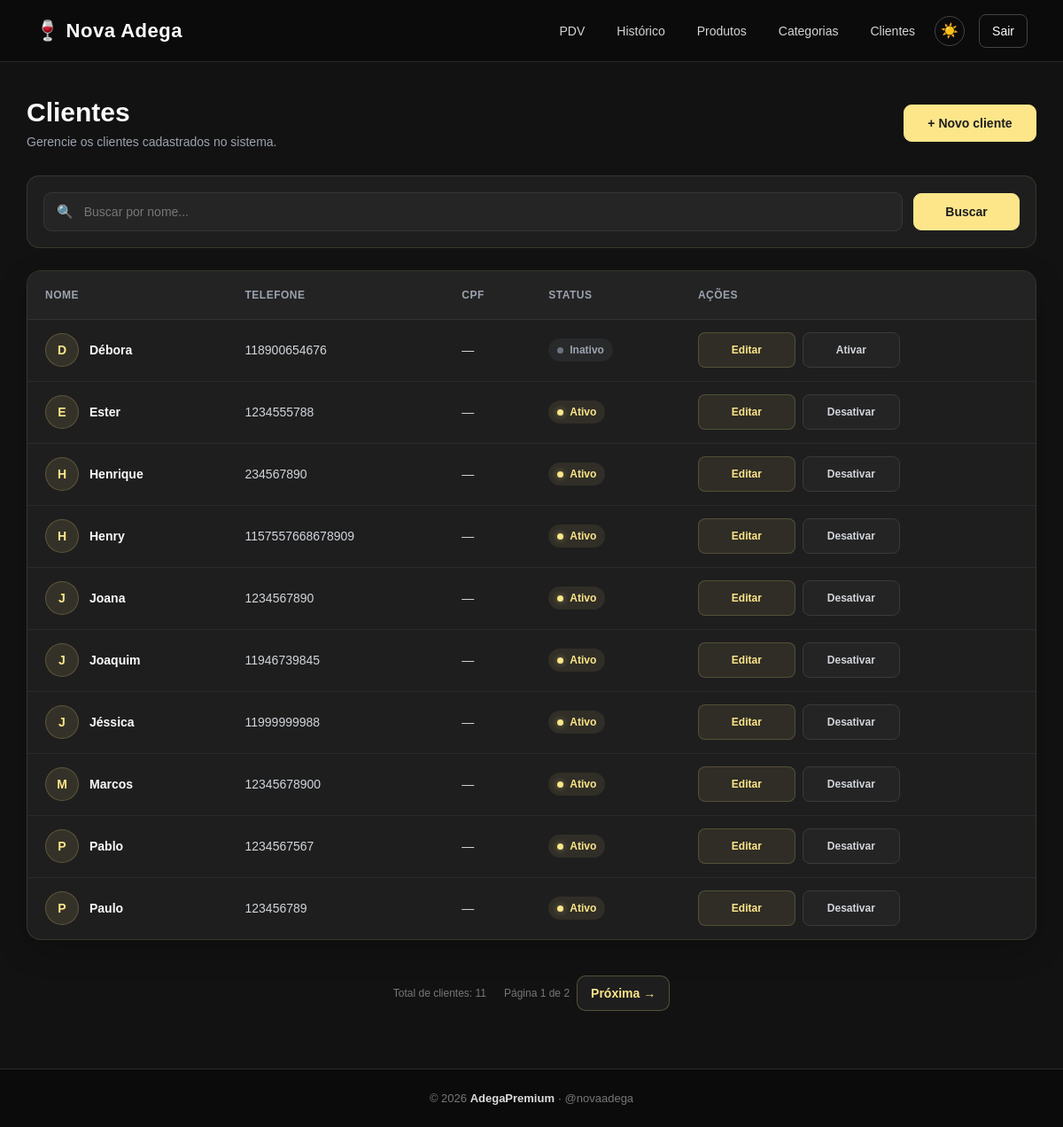
The page /clientes/ (signed in) on the database its author committed.
### app/models/cliente.py (models this page shows, shortened)
class Cliente(Base):
    __tablename__ = "clientes"
    id = Column(
        Integer,
        primary_key=True,
        index=True
    )
    nome = Column(
        String(150),
        nullable=False,
        index=True
    )
    telefone = Column(
        String(20),
        nullable=True
    )
    is_associado = Column(
        Boolean,
        default=False,
        nullable=False
    )
    ativo = Column(
        Boolean,
        default=True
    )
    criado_em = Column(
        DateTime,
        server_default=func.now()
    )
    vendas = relationship(
        "Venda",
        back_populates="cliente"
    )

### app/controllers/cliente_controller.py (the view)
@router.get("/")
def listar_clientes(
    request: Request,
    busca: str = "",
    pagina: int = 1,
    por_pagina: int = 10,
    db: Session = Depends(get_db),
    admin=Depends(get_admin)
):
    if pagina < 1:
        pagina = 1
    query = db.query(Cliente)
    if busca:
        query = query.filter(
            Cliente.nome.ilike(f"%{busca}%") |
            Cliente.telefone.ilike(f"%{busca}%")
        )
    total_clientes = query.count()
    total_paginas = max(
        1,
        (total_clientes + por_pagina - 1) // por_pagina
    )
    if pagina > total_paginas:
        pagina = total_paginas
    clientes = (
        query
        .order_by(Cliente.nome)
        .offset((pagina - 1) * por_pagina)
        .limit(por_pagina)
        .all()
    )
    return templates.TemplateResponse(
        request,
        "clientes/index.html",
        {
            "request": request,
            "usuario": admin,
            "clientes": clientes,
            "busca": busca,
            "pagina": pagina,
            "por_pagina": por_pagina,
            "total_clientes": total_clientes,
            "total_paginas": total_paginas,
        }
    )

### app/templates/clientes/index.html (shortened to what this page needs)
{% extends "base.html" %}
{% block styles %}
<link rel="stylesheet" href="/static/CSS/clientes-lista.css?v=3">
{% endblock %}
{% block content %}
<main class="conteudo">
    <div class="cabecalho-pagina">
        <div>
            <h1>Clientes</h1>
            <p>
                Gerencie os clientes cadastrados no sistema.
            </p>
        </div>
        <a href="/clientes/novo" class="btn-novo">
            + Novo cliente
        </a>
    </div>
    <section class="filtros">
        <form method="get" action="/clientes">
            <div class="campo-busca">
                <span>🔍</span>
                <input
                    type="text"
                    name="busca"
                    placeholder="Buscar por nome..."
                    value="{{ busca }}"
                >
            </div>
            <button type="submit" class="btn-filtrar">
                Buscar
            </button>
        </form>
    </section>
    <section class="tabela-container">
        <table>
            <thead>
                <tr>
                    <th>Nome</th>
                    <th>Telefone</th>
                    <th>CPF</th>
                    <th>Status</th>
                    <th>Ações</th>
                </tr>
            </thead>
            <tbody>
                {% for c in clientes %}
                <tr>
                    <td>
                        <div class="cliente-nome">
                            <div class="avatar">
                                {{ c.nome[0]|upper }}
                            </div>
                            <strong>
                                {{ c.nome }}
                            </strong>
                        </div>
                    </td>
                    <td>
                        {{ c.telefone or "—" }}
                    </td>
                    <td>
                        {{ c.cpf or "—" }}
                    </td>
                    <td>
                        {% if c.ativo %}
                        <span class="status ativo">
                            <span></span>
                            Ativo
                        </span>
                        {% else %}
                        <span class="status inativo">
                            <span></span>
                            Inativo
                        </span>
                        {% endif %}
                    </td>
                    <td>
                        <div class="acoes">
                            <a
                                href="/clientes/{{ c.id }}/editar"
                                class="btn-editar"
                            >
                                Editar
                            </a>
                            <form
                                action="/clientes/{{ c.id }}/toggle-ativo"
                                method="post"
                                data-confirm="{% if c.ativo %}Tem certeza de que deseja desativar o cliente {{ c.nome }}?{% else %}Tem certeza de que deseja ativar o cliente {{ c.nome }}?{% endif %}"
                                data-confirm-title="{% if c.ativo %}Desativar cliente{% else %}Ativar cliente{% endif %}"
                                data-confirm-button="{% if c.ativo %}Sim, desativar{% else %}Sim, ativar{% endif %}"
                            >
                                <button type="submit" class="btn-status">
                                    {{ "Desativar" if c.ativo else "Ativar" }}
                                </button>
                            </form>
                        </div>
                    </td>
                </tr>
                {% endfor %}
            </tbody>
        </table>
    </section>
    {% if total_clientes > 0 %}
    <div class="paginacao">
        <div class="info-paginacao">
            <p>
                Total de clientes: {{ total_clientes }}
            </p>
            <p>
                Página {{ pagina }} de {{ total_paginas }}
            </p>
        </div>
        <div class="botoes-paginacao">
            {% if pagina < total_paginas %}
            <a
                href="/clientes?pagina={{ pagina + 1 }}&por_pagina={{ por_pagina }}{% if busca %}&busca={{ busca }}{% endif %}"
                class="btn-pagina"
            >
                Próxima →
            </a>
            {% endif %}
        </div>
    </div>
    {% endif %}
</main>
{% endblock %}

### app/static/CSS/home.css (style rules this page uses)
* { box-sizing: border-box; }
html { min-height: 100%; overflow-y: scroll; }
body { margin: 0; padding: 0; min-height: 100vh; font-family: Arial, Helvetica, sans-serif; background: #121212; color: #f9fafb; display: flex; flex-direction: column; }

### app/static/CSS/responsivo.css (style rules this page uses)
* { box-sizing: border-box; }
html { width: 100%; min-width: 0; overflow-x: clip; }
body { width: 100%; min-width: 0; max-width: 100%; margin: 0; }
button, input, select, textarea { max-width: 100%; font: inherit; }
h1, h2, h3, p, td, th, label { overflow-wrap: anywhere; }

### rows shown on the page
Cliente: nome "D", nome "Débora", telefone "118900654676", cpf "—", shows "Inativo", ativo "Ativar"
Cliente: nome "E", nome "Ester", telefone "1234555788", cpf "—", shows "Ativo", ativo "Desativar"
Cliente: nome "H", nome "Henrique", telefone "234567890", cpf "—", shows "Ativo", ativo "Desativar"
Cliente: nome "H", nome "Henry", telefone "1157557668678909", cpf "—", shows "Ativo", ativo "Desativar"
Cliente: nome "J", nome "Joana", telefone "1234567890", cpf "—", shows "Ativo", ativo "Desativar"
Cliente: nome "J", nome "Joaquim", telefone "11946739845", cpf "—", shows "Ativo", ativo "Desativar"
Cliente: nome "J", nome "Jéssica", telefone "11999999988", cpf "—", shows "Ativo", ativo "Desativar"
Cliente: nome "M", nome "Marcos", telefone "12345678900", cpf "—", shows "Ativo", ativo "Desativar"
Cliente: nome "P", nome "Pablo", telefone "1234567567", cpf "—", shows "Ativo", ativo "Desativar"
Cliente: nome "P", nome "Paulo", telefone "123456789", cpf "—", shows "Ativo", ativo "Desativar"

### other values the page prints
{{ total_clientes }} "11"
{{ pagina }} "1"
{{ total_paginas }} "2"
